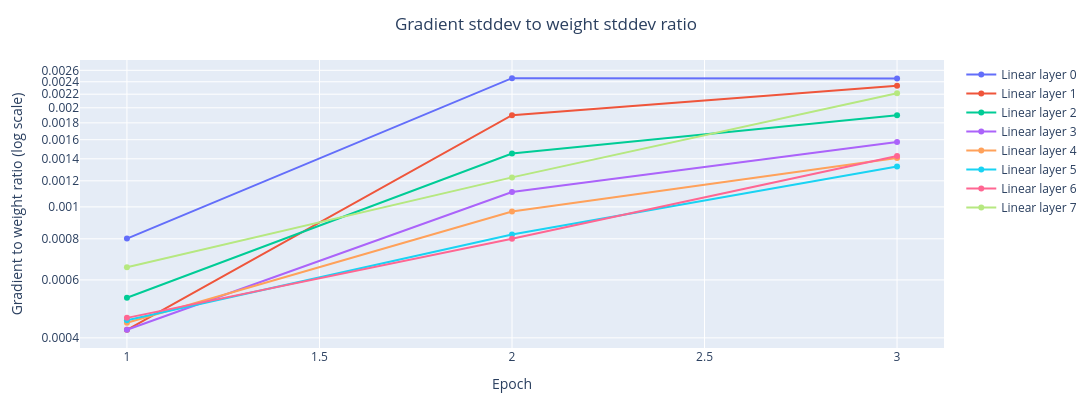
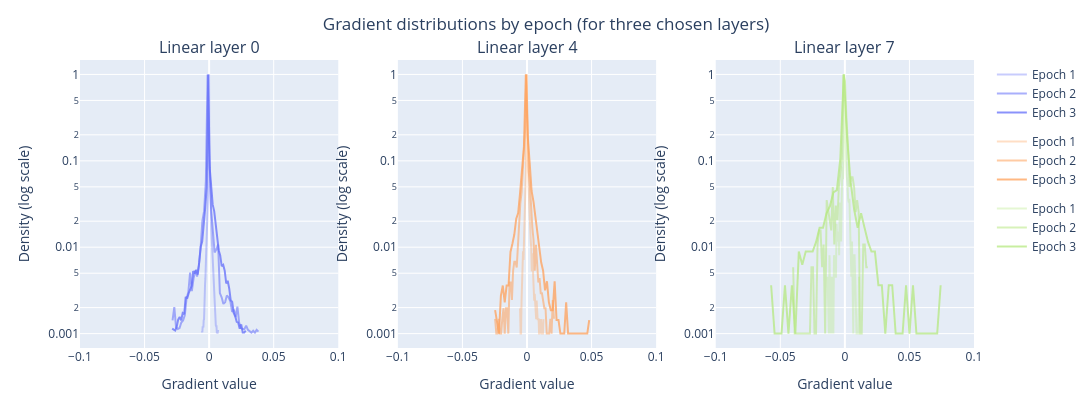
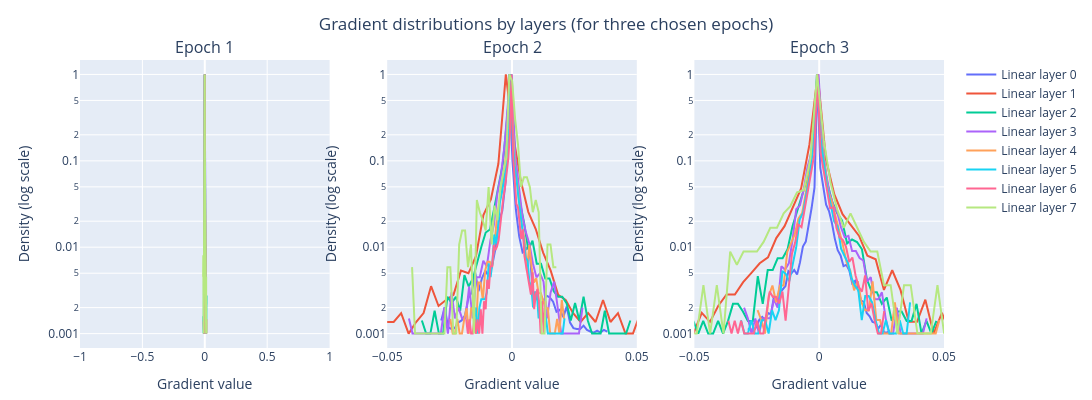

The notebook cell saved with these charts, in order:
### Code cell
#Training the deepnet [784, 64, 64, 64, 64, 64, 64, 64, 10] 
# (glorot initialization)
epochs = 3
deepnet = DeepNet(glorot_init=True)
gradient_visualizer = GradientVisualizer(deepnet,epochs)
trainer.train(deepnet,gradient_visualizer,epochs=epochs)
show_static(gradient_visualizer)
